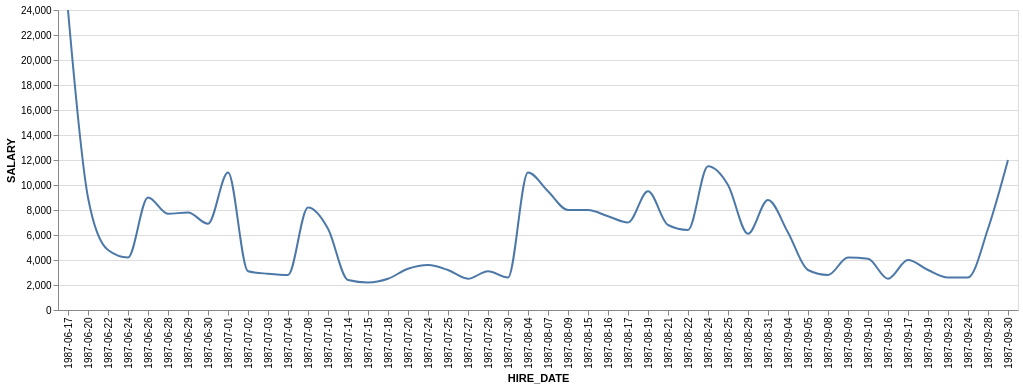

Specify this chart in Vega-Lite:
### Vega-Lite specification from a JSON file in a GitHub repository (floating-point values rounded to 4 significant figures)
{"data": {"values": [{"x_data": "1987-06-17", "y_data": 24000}, {"x_data": "1987-06-20", "y_data": 9000}, {"x_data": "1987-06-22", "y_data": 4800}, {"x_data": "1987-06-24", "y_data": 4200}, {"x_data": "1987-06-26", "y_data": 9000}, {"x_data": "1987-06-28", "y_data": 7700}, {"x_data": "1987-06-29", "y_data": 7800}, {"x_data": "1987-06-30", "y_data": 6900}, {"x_data": "1987-07-01", "y_data": 11000}, {"x_data": "1987-07-02", "y_data": 3100}, {"x_data": "1987-07-03", "y_data": 2900}, {"x_data": "1987-07-04", "y_data": 2800}, {"x_data": "1987-07-08", "y_data": 8200}, {"x_data": "1987-07-10", "y_data": 6500}, {"x_data": "1987-07-14", "y_data": 2400}, {"x_data": "1987-07-15", "y_data": 2200}, {"x_data": "1987-07-18", "y_data": 2500}, {"x_data": "1987-07-20", "y_data": 3300}, {"x_data": "1987-07-24", "y_data": 3600}, {"x_data": "1987-07-25", "y_data": 3200}, {"x_data": "1987-07-27", "y_data": 2500}, {"x_data": "1987-07-29", "y_data": 3100}, {"x_data": "1987-07-30", "y_data": 2600}, {"x_data": "1987-08-04", "y_data": 11000}, {"x_data": "1987-08-07", "y_data": 9500}, {"x_data": "1987-08-09", "y_data": 8000}, {"x_data": "1987-08-15", "y_data": 8000}, {"x_data": "1987-08-16", "y_data": 7500}, {"x_data": "1987-08-17", "y_data": 7000}, {"x_data": "1987-08-19", "y_data": 9500}, {"x_data": "1987-08-21", "y_data": 6800}, {"x_data": "1987-08-22", "y_data": 6400}, {"x_data": "1987-08-24", "y_data": 11500}, {"x_data": "1987-08-25", "y_data": 10000}, {"x_data": "1987-08-29", "y_data": 6100}, {"x_data": "1987-08-31", "y_data": 8800}, {"x_data": "1987-09-04", "y_data": 6200}, {"x_data": "1987-09-05", "y_data": 3200}, {"x_data": "1987-09-08", "y_data": 2800}, {"x_data": "1987-09-09", "y_data": 4200}, {"x_data": "1987-09-10", "y_data": 4100}, {"x_data": "1987-09-16", "y_data": 2500}, {"x_data": "1987-09-17", "y_data": 4000}, {"x_data": "1987-09-19", "y_data": 3200}, {"x_data": "1987-09-23", "y_data": 2600}, {"x_data": "1987-09-24", "y_data": 2600}, {"x_data": "1987-09-28", "y_data": 6500}, {"x_data": "1987-09-30", "y_data": 12000}]}, "mark": {"type": "line", "interpolate": "monotone"}, "encoding": {"x": {"field": "x_data", "type": "nominal", "title": "HIRE_DATE", "sort": "ascending"}, "y": {"field": "y_data", "type": "quantitative", "title": "SALARY"}}}
